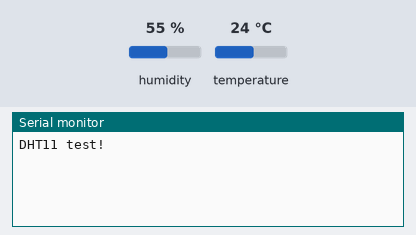
A sketch run on a simulated Arduino Uno, built with avr-gcc and run on an emulated ATmega328P. Parts: the last lines printed to the serial monitor. The test bench sets the inputs (shaded band); at power-on: humidity 55 %, temperature 24 °C.

Above: at 2.2 s.
2.3 s: humidity set to 22 %
At 3.7 s:
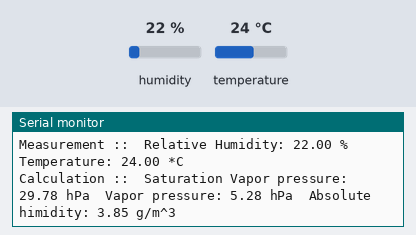
5.4 s: temperature set to 12 °C
At 8.2 s:
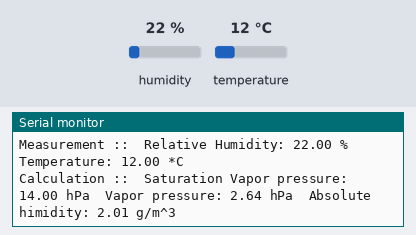
8.5 s: humidity set to 40 %
At 10.1 s:
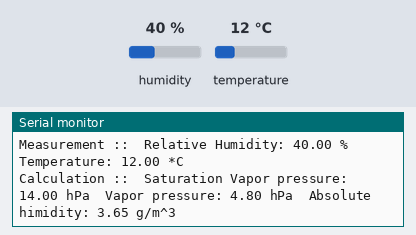
Timing chart, 0 to 11.6 s (numbered marks = the images above; inputs shaded):
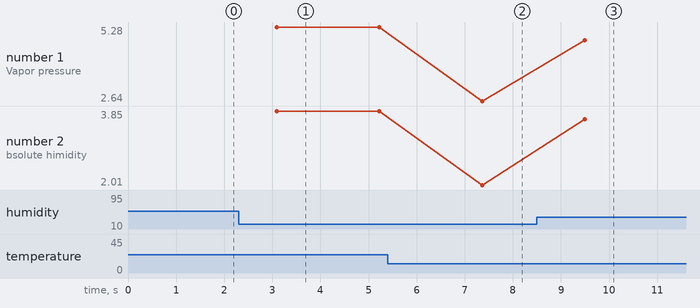

Measured:
- after the input at 2.3 s, the serial monitor: prints a new line after 0.72 s (image 1)
- after the input at 5.4 s, the serial monitor: prints a new line after 1.9 s (image 2)
- after the input at 8.5 s, the serial monitor: prints a new line after 0.93 s (image 3)
- plotted number 1: 5.28 → 2.64 after the input at 5.4 s, 2.64 → 4.8 after the input at 8.5 s
- plotted number 2: 3.85 → 2.01 after the input at 5.4 s, 2.01 → 3.65 after the input at 8.5 s

The sketch:

DHTtest.ino
```cpp
// Example testing sketch for various DHT humidity/temperature sensors
// Written by ladyada, public domain

// uses DHT-sensor-library
// https://github.com/adafruit/DHT-sensor-library

// modified by fuzzyleapfrog for first experiments with DHT11

#include "DHT.h"

#define DHTPIN 2     // what pin we're connected to

// Uncomment whatever type you're using
#define DHTTYPE DHT11   // DHT 11
//#define DHTTYPE DHT22   // DHT 22  (AM2302)
//#define DHTTYPE DHT21   // DHT 21 (AM2301)

// Initialize DHT sensor.
DHT dht(DHTPIN, DHTTYPE);

void setup() {
  Serial.begin(9600);
  delay(1000);
  Serial.print("DHT");
  Serial.print(DHTTYPE);
  Serial.println(" test!");

  dht.begin();
}

void loop() {
  // Wait a few seconds between measurements.
  delay(2000);

  // Read relative humidity in percent
  float h = dht.readHumidity();
  // Read temperature in degree Celsius
  float t = dht.readTemperature();

  // Check if any reads failed and exit early (to try again).
  if (isnan(h) || isnan(t)) {
    Serial.println("Failed to read from DHT sensor!");
    return;
  }

  // Compute saturation vapor pressure
  // https://en.wikipedia.org/wiki/Clausius-Clapeyron_relation
  float es = 6.1094*exp(17.625*t/(243.04+t));
  // Compute vapor pressure
  // https://en.wikipedia.org/wiki/Humidity#Relative_humidity
  float e = t*h/100.;
  // Compute absolute humidity
  // https://en.wikipedia.org/wiki/Humidity#Absolute_humidity
  // http://planetcalc.com/2167/
  float ah = (e*100)/(461.52*(t+273.15))*1000.;

  Serial.print("Measurement ::\t");
  Serial.print("Relative Humidity: ");
  Serial.print(h);
  Serial.print(" %\t");
  Serial.print("Temperature: ");
  Serial.print(t);
  Serial.println(" *C");

  Serial.print("Calculation ::\t");
  Serial.print("Saturation Vapor pressure: ");
  Serial.print(es);
  Serial.print(" hPa\t");
  Serial.print("Vapor pressure: ");
  Serial.print(e);
  Serial.print(" hPa\t");
  Serial.print("Absolute himidity: ");
  Serial.print(ah);
  Serial.println(" g/m^3");
}
```
